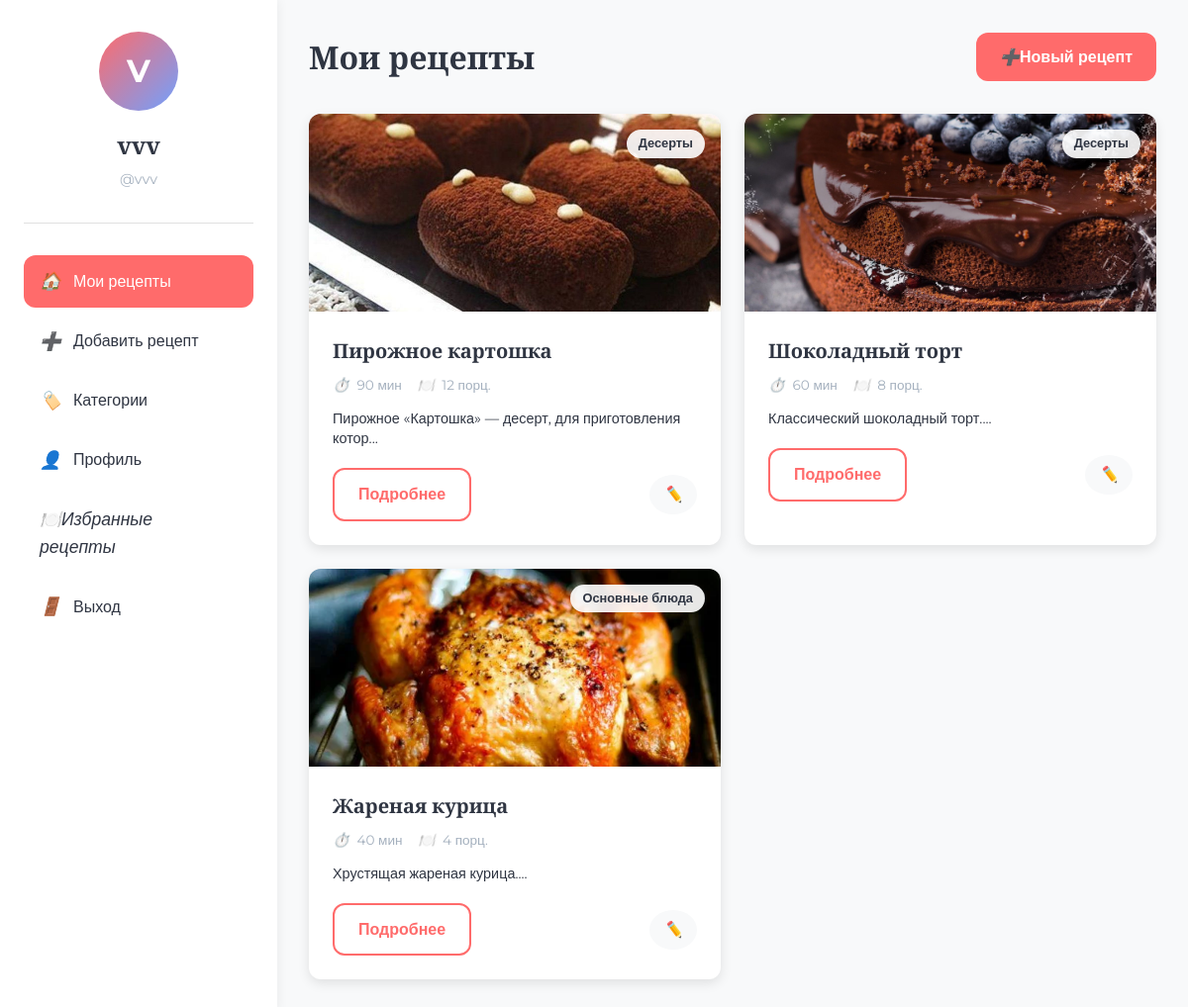
The page /cooking/home.php (signed in) on the database as committed earlier.
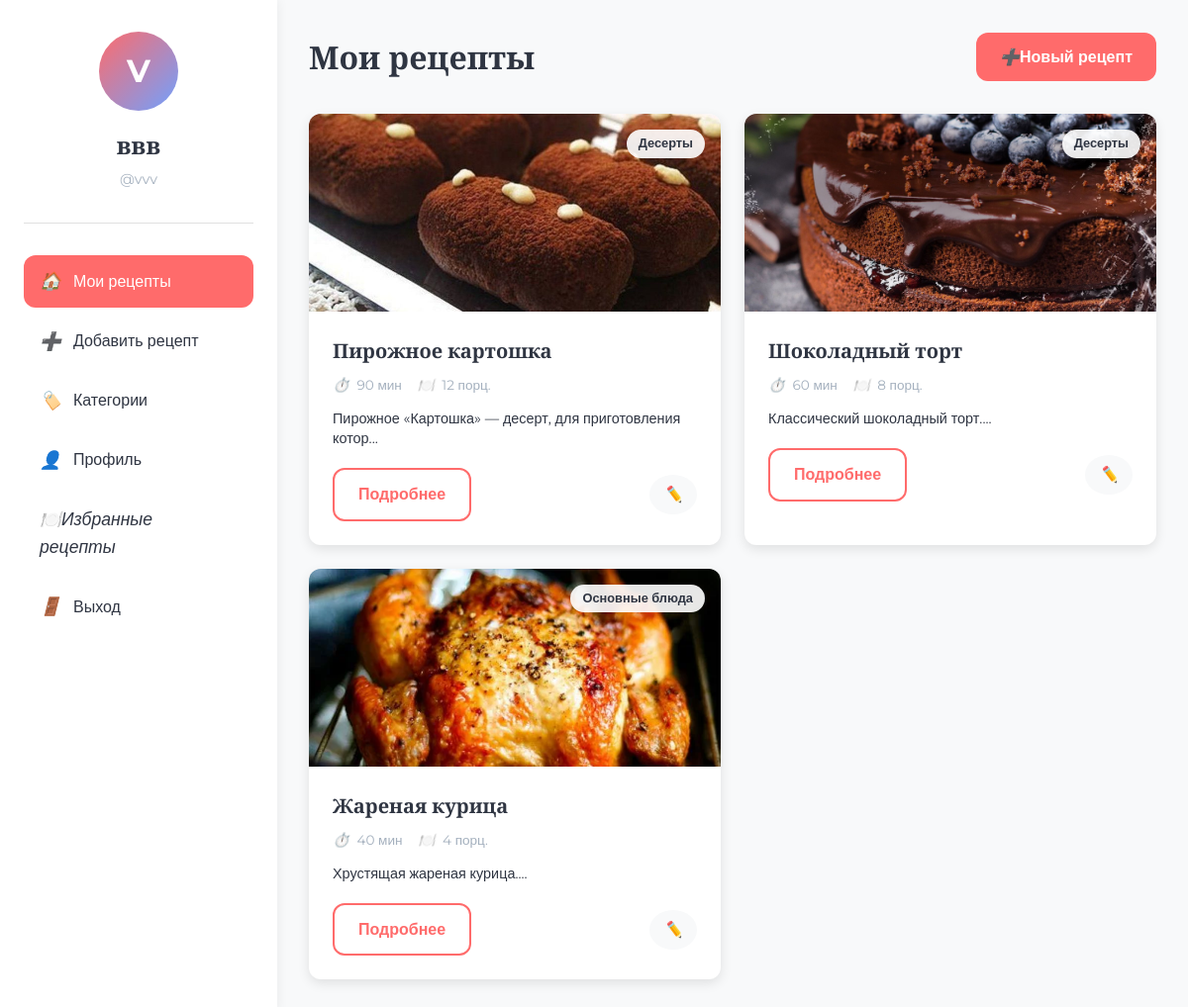
The same page on the database as committed later.
### tables this page shows
CREATE TABLE `users` (
  `user_id` int NOT NULL,
  `username` varchar(255) NOT NULL,
  `name` varchar(100) DEFAULT NULL,
  `password` varchar(255) NOT NULL,
  `email` varchar(255) DEFAULT NULL,
  `created_at` timestamp NULL DEFAULT CURRENT_TIMESTAMP,
  `avatar` varchar(255) DEFAULT 'images/default-avatar.jpg',
  `bio` text
);

CREATE TABLE `recipes` (
  `recipe_id` int NOT NULL,
  `category_id` int NOT NULL,
  `recipe_name` varchar(255) NOT NULL,
  `description` text,
  `instructions` text NOT NULL,
  `prep_time` int DEFAULT NULL,
  `cook_time` int DEFAULT NULL,
  `servings` int DEFAULT NULL,
  `user_id` int NOT NULL,
  `image_url` varchar(255) DEFAULT NULL,
  `created_at` timestamp NULL DEFAULT CURRENT_TIMESTAMP
);

CREATE TABLE `categories` (
  `category_id` int NOT NULL,
  `category_name` varchar(255) NOT NULL,
  `description` text
);

### cooking/home.php (the view, shortened to what this page needs)
<?php
require_once 'config.php';
$stmt = $pdo->prepare("SELECT username, name FROM users WHERE user_id = ?");
$stmt->execute([$_SESSION['user_id']]);
$user = $stmt->fetch();
$recipesStmt = $pdo->prepare("
    SELECT r.*, c.category_name
    FROM recipes r
    JOIN categories c ON r.category_id = c.category_id
    WHERE r.user_id = ?
    ORDER BY r.created_at DESC
");
$recipesStmt->execute([$_SESSION['user_id']]);
$recipes = $recipesStmt->fetchAll();
?>
<!DOCTYPE html>
<html lang="ru">
<head>
  <link rel="stylesheet" href="styles/home.css">
</head>
<body>
  <div class="dashboard-container">
    <aside class="sidebar">
      <div class="user-profile">
        <div class="avatar"><?= strtoupper(substr($user['username'], 0, 1)) ?></div>
        <h2><?= htmlspecialchars($user['name'] ?? $user['username']) ?></h2>
        <p>@<?= htmlspecialchars($user['username']) ?></p>
      </div>
      <nav class="main-nav">
        <ul>
          <li class="active"><a href="home.php"><i class="icon-home"></i> Мои рецепты</a></li>
          <li><a href="add_recipe.php"><i class="icon-plus"></i> Добавить рецепт</a></li>
          <li><a href="categories.php"><i class="icon-tag"></i> Категории</a></li>
          <li><a href="profile.php"><i class="icon-user"></i> Профиль</a></li>
          <li><a href="favorites.php"><i class="icon-portion">Избранные рецепты</a></i>
          <li><a href="logout.php"><i class="icon-logout"></i> Выход</a></li>
        </ul>
      </nav>
    </aside>
    <main class="main-content">
      <header class="content-header">
        <h1>Мои рецепты</h1>
        <a href="add_recipe.php" class="btn btn-primary">
          <i class="icon-plus"></i> Новый рецепт
        </a>
      </header>
      <div class="recipes-grid">
        <?php if (count($recipes) > 0): ?>
          <?php foreach ($recipes as $recipe): ?>
            <div class="recipe-card">
              <div class="recipe-image" style="background-image: url('<?= htmlspecialchars($recipe['image_url'] ?? 'images/default-recipe.jpg') ?>')">
                <div class="recipe-category"><?= htmlspecialchars($recipe['category_name']) ?></div>
              </div>
              <div class="recipe-body">
                <h3><?= htmlspecialchars($recipe['recipe_name']) ?></h3>
                <div class="recipe-meta">
                  <span><i class="icon-clock"></i> <?= $recipe['cook_time'] + $recipe['prep_time'] ?> мин</span>
                  <span><i class="icon-portion"></i> <?= $recipe['servings'] ?> порц.</span>
                </div>
                <p class="recipe-description"><?= htmlspecialchars(substr($recipe['description'], 0, 100)) ?>...</p>
                <div class="recipe-actions">
                  <a href="view_recipe.php?id=<?= $recipe['recipe_id'] ?>" class="btn btn-outline">Подробнее</a>
                  <a href="edit_recipe.php?id=<?= $recipe['recipe_id'] ?>" class="btn btn-edit"><i class="icon-edit"></i></a>
                </div>
              </div>
            </div>
          <?php endforeach; ?>
        <?php endif; ?>
      </div>
    </main>
  </div>
</body>
</html>

### cooking/styles/home.css (style rules this page uses)
:root { --primary: #FF6B6B; --primary-light: #FF8E8E; --primary-dark: #FF4757; --secondary: #70A1FF; --dark: #2F3542; --gray: #A4B0BE; --light: #F8F9FA; --border: #E0E0E0; --radius: 12px; --shadow: 0 4px 12px rgba(0, 0, 0, 0.1); --sidebar-width: 280px; }
* { margin: 0; padding: 0; box-sizing: border-box; }
body { font-family: 'Montserrat', sans-serif; background-color: var(--light); color: var(--dark); line-height: 1.6; }
.dashboard-container { display: flex; min-height: 100vh; }
.sidebar { width: var(--sidebar-width); background: white; box-shadow: 2px 0 10px rgba(0, 0, 0, 0.05); padding: 2rem 1.5rem; position: fixed; height: 100%; z-index: 100; }
.main-content { flex: 1; margin-left: var(--sidebar-width); padding: 2rem; }
.user-profile { text-align: center; margin-bottom: 2rem; padding-bottom: 2rem; border-bottom: 1px solid var(--border); }
.avatar { width: 80px; height: 80px; background: linear-gradient(135deg, var(--primary), var(--secondary)); color: white; border-radius: 50%; display: flex; align-items: center; justify-content: center; font-size: 2rem; font-weight: 700; margin: 0 auto 1rem; }
.user-profile h2 { font-family: 'Playfair Display', serif; font-size: 1.5rem; margin-bottom: 0.25rem; }
.user-profile p { color: var(--gray); font-size: 0.9rem; }
.main-nav ul { list-style: none; }
.main-nav li { margin-bottom: 0.5rem; }
.main-nav a { display: flex; align-items: center; padding: 0.75rem 1rem; color: var(--dark); text-decoration: none; border-radius: var(--radius); transition: all 0.3s ease; }
.main-nav a i { margin-right: 0.75rem; font-size: 1.1rem; }
.main-nav .active a { background-color: var(--primary); color: white; }
.content-header { display: flex; justify-content: space-between; align-items: center; margin-bottom: 2rem; }
.content-header h1 { font-family: 'Playfair Display', serif; font-size: 2rem; color: var(--dark); }
.recipes-grid { display: grid; grid-template-columns: repeat(auto-fill, minmax(300px, 1fr)); gap: 1.5rem; }
.recipe-card { background: white; border-radius: var(--radius); overflow: hidden; box-shadow: var(--shadow); transition: transform 0.3s ease, box-shadow 0.3s ease; }
.recipe-image { height: 200px; background-size: cover; background-position: center; position: relative; }
.recipe-category { position: absolute; top: 1rem; right: 1rem; background: rgba(255, 255, 255, 0.9); padding: 0.25rem 0.75rem; border-radius: 50px; font-size: 0.8rem; font-weight: 600; }
.recipe-body { padding: 1.5rem; }
.recipe-body h3 { font-size: 1.25rem; margin-bottom: 0.5rem; font-family: 'Playfair Display', serif; }
.recipe-meta { display: flex; gap: 1rem; margin-bottom: 0.75rem; font-size: 0.85rem; color: var(--gray); }
.recipe-meta i { margin-right: 0.25rem; }
.recipe-description { color: var(--dark); margin-bottom: 1.25rem; font-size: 0.9rem; display: -webkit-box; -webkit-box-orient: vertical; overflow: hidden; line-height: 1.4; max-height: 4.2em; }
.recipe-actions { display: flex; justify-content: space-between; align-items: center; }
.btn { display: inline-flex; align-items: center; padding: 0.75rem 1.5rem; border-radius: var(--radius); font-weight: 600; cursor: pointer; transition: all 0.3s ease; text-decoration: none; }
.btn-primary { background-color: var(--primary); color: white; border: none; }
.btn-outline { border: 2px solid var(--primary); color: var(--primary); background: none; }
.btn-edit { width: 40px; height: 40px; border-radius: 50%; background-color: var(--light); color: var(--dark); display: flex; align-items: center; justify-content: center; }
.icon-home::before { content: "🏠"; }
.icon-plus::before { content: "➕"; }
.icon-tag::before { content: "🏷️"; }
.icon-user::before { content: "👤"; }
.icon-logout::before { content: "🚪"; }
.icon-clock::before { content: "⏱️"; }
.icon-portion::before { content: "🍽️"; }
.icon-edit::before { content: "✏️"; }

Rows that differ between the two databases and show on the page:
changed users "vvv": name "vvv" → "ввв"
